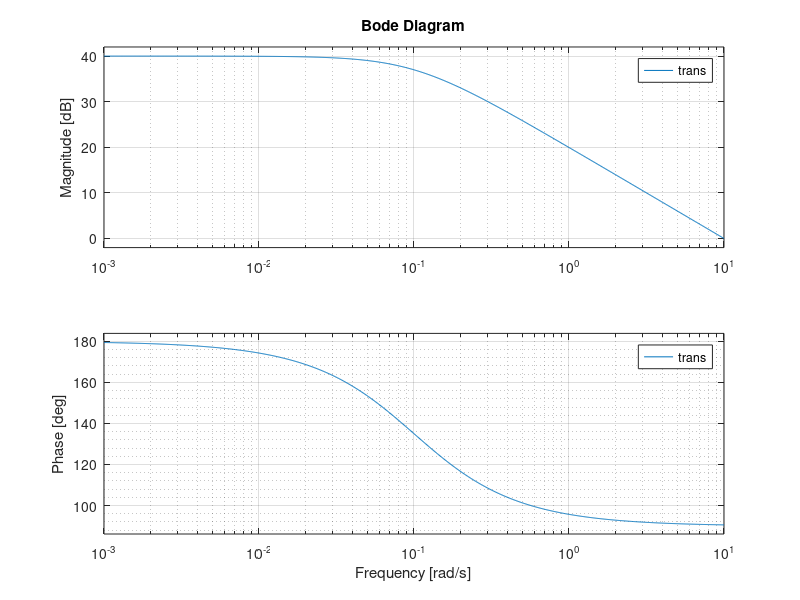

Write MATLAB code to recreate this figure.
clear all
close all
clc
%% Variables
Ri=10000;
Rf=1e6;
C=10e-6;

%% Transfer Function
num=(-Rf/Ri);
den=[Rf*C, 1];
trans=tf(num, den);
bode(trans)
grid minor
